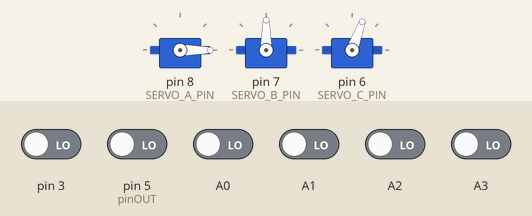
Bench run of a sketch on a simulated Arduino Uno, built with avr-gcc and run on an emulated ATmega328P. On the bench: 3 × servo. The test bench sets the inputs (shaded band); at power-on: A0–3, pin 3, pin 5 (pinOUT) LOW.

Above: at 0.3 s.
Timing chart, 0 to 1.8 s (numbered marks = the images above):
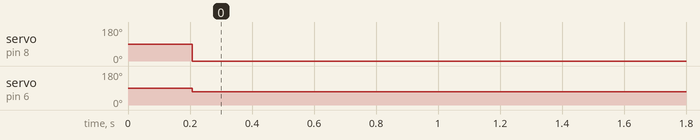

Measured:
- by itself, servo on pin 8 (SERVO_A_PIN): 90° → 0° at 0.21 s
- by itself, servo on pin 6 (SERVO_C_PIN): 90° → 70° at 0.21 s

The sketch:

main_manule.ino
```cpp
/*

    A-----B
    |  |  |
    |  |  |
    C-----D

*TODO => Test All Code  (Compleat??)
? last Edit 8/12/2023
? Edit By Noppasin Renruang Cpr.E KMUTNB BKK Thailand

*/
#include <Wire.h>
#include <Adafruit_PWMServoDriver.h>
#include "joy_function.h"
#include "IO_pin.h"
#include "motor_controller.h"
#include "servo_controller.h"

// void setup() {}
// void loop() {}
void setup()
{
    Serial.begin(115200);
    PWM.begin();
    PWM.setPWMFreq(60);
    servoA.attach(SERVO_A_PIN);
    servoB.attach(SERVO_B_PIN);
    servoC.attach(SERVO_C_PIN);

    SERVOA_CONTROL(positionA);
    SERVOB_CONTROL(positionB);
    SERVOC_CONTROL(positionC);
    // for(int i = 0;i<4;i++){pinMode(pinOUT[i],OUTPUT);}
    for(int i = 4;i<12;i++){PWM.setPWM(i, 0, map(0,0,255,0,4095));}
}

void loop()
{
    JOY joyValue = getValueFromJOY();
    switch (joyValue.direction) {
        case 1:FORWARD(defaultSpeed + 10);break;
        case 2:BACKOFF(defaultSpeed - 10);break;
        case 3:RIGHT_2(defaultSpeed);break;
        case 4:LEFT_2(defaultSpeed);break;
        case 5:TURN_RIGHT(defaultSpeed - 5);break;
        case 6:TURN_LEFT(defaultSpeed - 5);break;
        case 7:STOP(defaultSpeed);break;
        default:STOP(defaultSpeed);break;
    }
    switch (joyValue.gripper) {
        case 1:servoA.write(130);break;
        case 2:servoA.write(0);break;
        default:break;
        }
    // switch (joyValue.servo_degree) {
    //     case 1:servoB.write(20);break;
    //     case 2:servoB.write(90);break;
    //     case 3:servoB.write(170);break;
    //     default:break;
    //     }
    switch (joyValue.servo_y_axis) {
        case 1:servoC.write(0);break;   //=>up
        case 2:servoC.write(70);break;  //=>down
        default:break;
        }
}
```

IO_pin.h
```cpp
/*

*    A-----B
*    |  |  |
*    |  |  |
*    C-----D

*/
#ifndef IOFILE
#define IOFILE
// ------------------- Motor Pin -------------------
// Define Output Connections
// 0 1 2 3 4 5 6 7
#define DIRA1 11   // +
#define DIRA2 10  // -

#define DIRB1 5   // +
#define DIRB2 4  // -

#define DIRC1 9   // +
#define DIRC2 8  // -

#define DIRD1 7   // +
#define DIRD2 6  // -

byte pinOUT[4] = {DIRA1,DIRA2,DIRB1,DIRB2};
byte defaultSpeed = 140;
byte offSet = 10;

// byte direction;
// byte servo_y_axis;
// byte servo_degree;
// byte gripper;

// ------------------- Joy Pin -------------------
// Define Input Connections
#define CH1 3
#define CH2 5
#define CH3 A2
#define CH4 A0
#define CH5 A3
#define CH6 A1

int ch1Value,ch2Value,ch3Value,ch4Value,ch5Value;
// bool ch6Value;
int ch6Value;

/*
A => Gripper    B => turn 0 90 180 degree   C => up down

    ====|       |
        |A====B |   C
    ====|       |

*/

#define SERVO_A_PIN 8
#define SERVO_B_PIN 7
#define SERVO_C_PIN 6

#endif
```

joy_function.h
```cpp
#include "IO_pin.h"
// Read the number of a specified channel and convert to the range provided.
// If the channel is off, return the default value
int readChannel(int channelInput, int minLimit, int maxLimit, int defaultValue){
    int ch = pulseIn(channelInput, HIGH, 30000);
    if (ch < 100) return defaultValue;
    return map(ch, 950, 2000, minLimit, maxLimit);
}

// Read the switch channel and return a boolean value
bool readSwitch(byte channelInput, bool defaultValue){
    int intDefaultValue = (defaultValue)? 100: 0;
    int ch = readChannel(channelInput, 0, 100, intDefaultValue);
    return (ch > 50);
}

struct JOY {
    byte direction;
    byte servo_y_axis;
    byte servo_degree;
    byte gripper;
};

JOY getValueFromJOY(){
    JOY joyValue;
    ch1Value = readChannel(CH1, -100, 100, 0);  // robot x-axix (forward+,backward-)
    ch2Value = readChannel(CH2, -100, 100, 0);  // =>none
    ch3Value = readChannel(CH3, -100, 100, 0);  // servo y-axis (up,down) (120,180)
    ch4Value = readChannel(CH4, -100, 100, 0);  // robot y-axis (left-,right+)
    ch5Value = readChannel(CH5, -100, 100, 0);  // servo turn 0 90 180 degree (5 90 170)
    ch6Value = readSwitch(CH6,false);  //  gripper ob off   (0,50)

    //  1=>Forward 2=>Backward 3=>Right 4=>Left 5=>Stop
    joyValue.direction = ch1Value > offSet ? 1 : ch1Value < -offSet ? 2 : ch4Value > offSet ? 3 : ch4Value < -offSet ? 4 : ch2Value > offSet ? 5 : ch2Value < -offSet ? 6 : 7;
    //  1=>up 2=>down
    joyValue.servo_y_axis = ch3Value > offSet ? 1 : 2;
    //  1=>0 2=>90 3=>180
    joyValue.servo_degree = ch5Value > offSet ? 1 : ch5Value <= offSet && ch5Value >= -offSet ? 2 : 3;
    //  1=>on 2=>off
    joyValue.gripper = ch6Value ? 1 : 2;
    return joyValue;
}

void testJoy(){
    ch1Value = readChannel(CH1, -100, 100, 0);  // robot x-axix (forward+,backward-)
    ch2Value = readChannel(CH2, -100, 100, 0);  // =>none
    ch3Value = readChannel(CH3, -100, 100, 0);  // servo y-axis (up,down)
    ch4Value = readChannel(CH4, -100, 100, 0);  // robot y-axis (left-,right+)
    ch5Value = readChannel(CH5, -100, 100, 0);  // servo turn 0 90 180 degree
    ch6Value = readSwitch(CH6,false);  //  gripper ob off
    if (ch1Value > offSet){
        Serial.print("forward");
    }else if (ch1Value < -offSet){
        Serial.print("backward");
    }else if (ch4Value > offSet){
        Serial.print("Right");
    }else if (ch4Value < -offSet){
        Serial.print("Left");
    }else{
        Serial.print("Stop");
    }
    Serial.print(" | ");
    if (ch3Value > offSet){
        Serial.print("servo y-axis (up)");
    }else if (ch3Value < -offSet){
        Serial.print("servo y-axis (down)");
    }
    Serial.print(" | ");
    if (ch5Value > offSet){
        Serial.print("servo turn 0 degree");
    }else if (ch5Value <= offSet && ch5Value >= -offSet){
        Serial.print("servo turn 90 degree");
    }else if (ch5Value < -offSet){
        Serial.print("servo turn 180 degree");
    }
    Serial.print(" | ");
    if (ch6Value){
        Serial.print("gripper on");
    }else{
        Serial.print("gripper off");
    }
    Serial.println();
}
```

motor_controller.h
```cpp
#include <Adafruit_PWMServoDriver.h>
Adafruit_PWMServoDriver PWM = Adafruit_PWMServoDriver();

#define pwmWrite(pin,pwm) do{PWM.setPWM(pin, 0, map(pwm,0,255,0,4095));}while(0)

// ------------------- Control Motor -------------------
#define MOTORA_FORWARD(pwm)    do{pwmWrite(DIRA1,pwm); pwmWrite(DIRA2,0);}while(0)
#define MOTORA_STOP(x)         do{pwmWrite(DIRA1,0); pwmWrite(DIRA2,0);}while(0)
#define MOTORA_BACKOFF(pwm)    do{pwmWrite(DIRA1,0);pwmWrite(DIRA2,pwm); }while(0)

#define MOTORB_FORWARD(pwm)    do{pwmWrite(DIRB1,pwm); pwmWrite(DIRB2,0);}while(0)
#define MOTORB_STOP(x)         do{pwmWrite(DIRB1,0); pwmWrite(DIRB2,0);}while(0)
#define MOTORB_BACKOFF(pwm)    do{pwmWrite(DIRB1,0);pwmWrite(DIRB2,pwm); }while(0)

#define MOTORC_FORWARD(pwm)    do{pwmWrite(DIRC1,pwm); pwmWrite(DIRC2,0);}while(0)
#define MOTORC_STOP(x)         do{pwmWrite(DIRC1,0); pwmWrite(DIRC2,0);}while(0)
#define MOTORC_BACKOFF(pwm)    do{pwmWrite(DIRC1,0);pwmWrite(DIRC2,pwm); }while(0)

#define MOTORD_FORWARD(pwm)    do{pwmWrite(DIRD1,pwm + 10); pwmWrite(DIRD2,0);}while(0)
#define MOTORD_STOP(x)         do{pwmWrite(DIRD1,0); pwmWrite(DIRD2,0);}while(0)
#define MOTORD_BACKOFF(pwm)    do{pwmWrite(DIRD1,0);pwmWrite(DIRD2,pwm + 10); }while(0)
// -----------------------------------------------------

// ------------------- Define Function -------------------
//    ↑A-----B↑
//     |  ↑  |
//     |  |  |
//    ↑C-----D↑
#define FORWARD(pwm)    do{MOTORA_FORWARD(pwm - 5);MOTORB_FORWARD(pwm + 10);MOTORC_FORWARD(pwm);MOTORD_FORWARD(pwm + 10); }while(0)

//    =A-----B=
//     |  =  |
//     |  =  |
//    =C-----D=
#define STOP(pwm)       do{MOTORA_STOP(pwm);MOTORB_STOP(pwm);MOTORC_STOP(pwm);MOTORD_STOP(pwm); }while(0)

//    ↓A-----B↓
//     |  |  |
//     |  ↓  |
//    ↓C-----D↓
#define BACKOFF(pwm)    do{MOTORA_BACKOFF(pwm);MOTORB_BACKOFF(pwm);MOTORC_BACKOFF(pwm);MOTORD_BACKOFF(pwm + 10); }while(0)

//    =A-----B↑
//     |   ↖ |
//     | ↖   |
//    ↑C-----D=
#define LEFT_1(pwm)     do{MOTORA_FORWARD(pwm);MOTORB_STOP(pwm);MOTORC_STOP(pwm);MOTORD_FORWARD(pwm); }while(0)

//    ↓A-----B↑
//     |  ←  |
//     |  ←  |
//    ↑C-----D↓
#define LEFT_2(pwm)     do{MOTORA_BACKOFF(pwm + 20);MOTORB_FORWARD(pwm + 15 + 10);MOTORC_FORWARD(pwm + 20);MOTORD_BACKOFF(pwm + 20); }while(0)

//    ↓A-----B=
//     | ↙   |
//     |   ↙ |
//    =C-----D↓
#define LEFT_3(pwm)     do{MOTORA_BACKOFF(pwm);MOTORB_STOP(pwm);MOTORC_STOP(pwm);MOTORD_BACKOFF(pwm); }while(0)

//    ↑A-----B=
//     | ↗   |
//     |   ↗ |
//    =C-----D↑
#define RIGHT_1(pwm)    do{MOTORA_FORWARD(pwm);MOTORB_STOP(pwm);MOTORC_STOP(pwm);MOTORD_FORWARD(pwm); }while(0)

//    ↑A-----B↓
//     |  →  |
//     |  →  |
//    ↓C-----D↑
#define RIGHT_2(pwm)    do{MOTORA_FORWARD(pwm + 20);MOTORB_BACKOFF(pwm + 15 + 10);MOTORC_BACKOFF(pwm + 20);MOTORD_FORWARD(pwm + 20); }while(0)

//    =A-----B↓
//     |   ↘ |
//     | ↘   |
//    ↓C-----D=
#define RIGHT_3(pwm)    do{MOTORA_STOP(pwm);MOTORB_BACKOFF(pwm);MOTORC_BACKOFF(pwm);MOTORD_STOP(pwm); }while(0)


#define TURN_RIGHT(pwm)    do{MOTORA_FORWARD(pwm + 15);MOTORB_BACKOFF(pwm + 15);MOTORC_FORWARD(pwm - 10);MOTORD_BACKOFF(pwm - 10); }while(0)

#define TURN_LEFT(pwm)    do{MOTORA_BACKOFF(pwm + 15);MOTORB_FORWARD(pwm + 15);MOTORC_BACKOFF(pwm - 10);MOTORD_FORWARD(pwm - 10); }while(0)
// ------------------------------------------------------
```

servo_controller.h
```cpp
/*
A => Gripper    B => turn 0 90 180 degree   C => up down

    ====|       |
        |A====B |   C
    ====|       |

*/

#include <Servo.h>
Servo servoA;
Servo servoB;
Servo servoC;

byte positionA = 0;
// byte positionB = 5;
byte positionB = 100;
byte positionC = 0;

int step;

// servoA.attach(8);
// servoB.attach(7);
// servoC.attach(6);

// position => Start    degree => stop
byte servoController(Servo servo,byte start,byte stop = 0,int dl = 5){
    step = start > stop ? -1 : 1;
    switch (step) {
        case 1:for(byte pos = start;pos <= stop; pos += step){servo.write(pos);delay(dl);}break;
        case -1:for(byte pos = start;pos >= stop; pos += step){servo.write(pos);delay(dl);}break;
        default:break;
    }
    return stop;
}

#define SERVOA_CONTROL(degree)    do{positionA = servoController(servoA,positionA,degree);}while(0)
#define SERVOB_CONTROL(degree)    do{positionB = servoController(servoB,positionB,degree);}while(0)
#define SERVOC_CONTROL(degree)    do{positionC = servoController(servoC,positionC,degree);}while(0)
```
